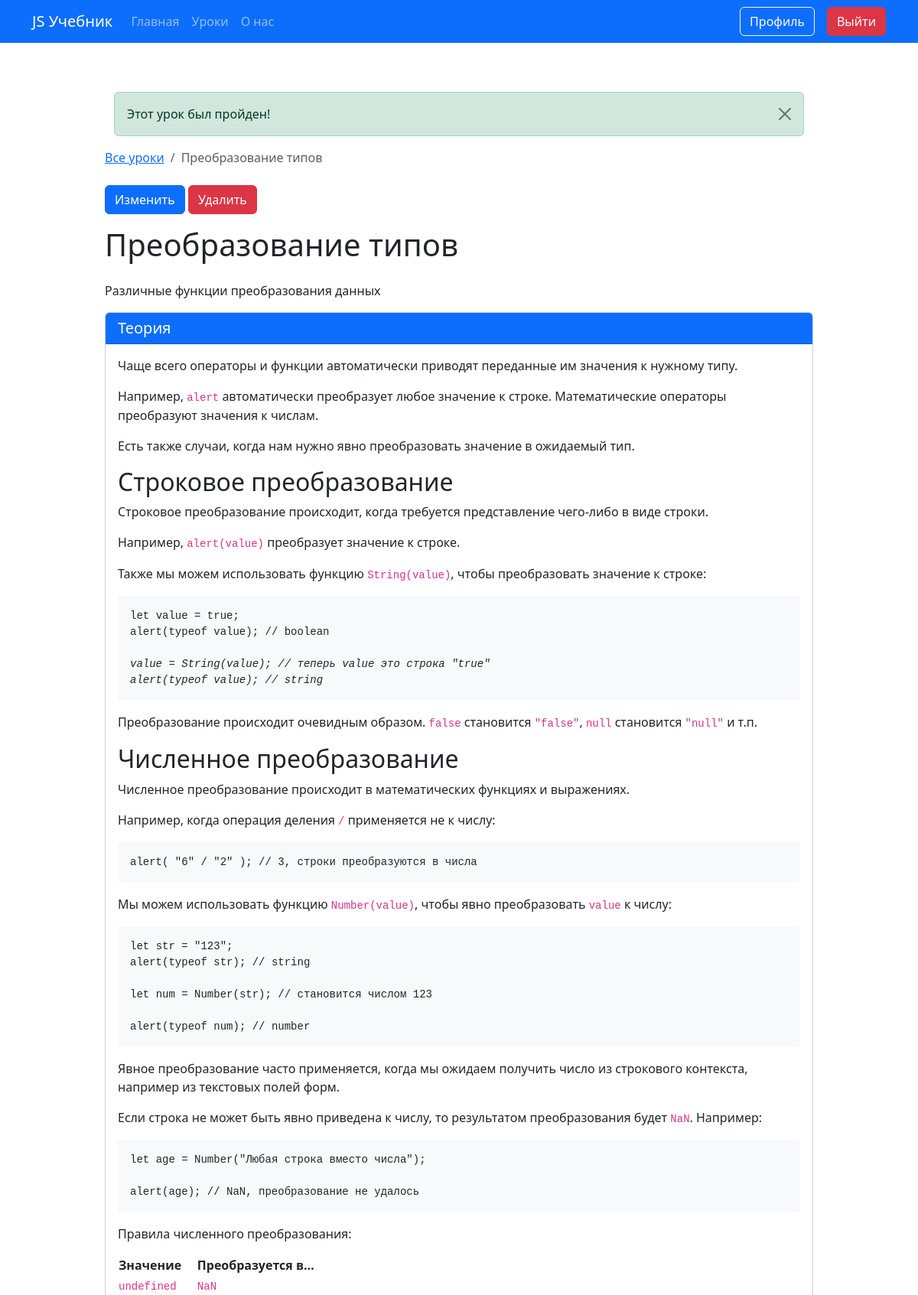
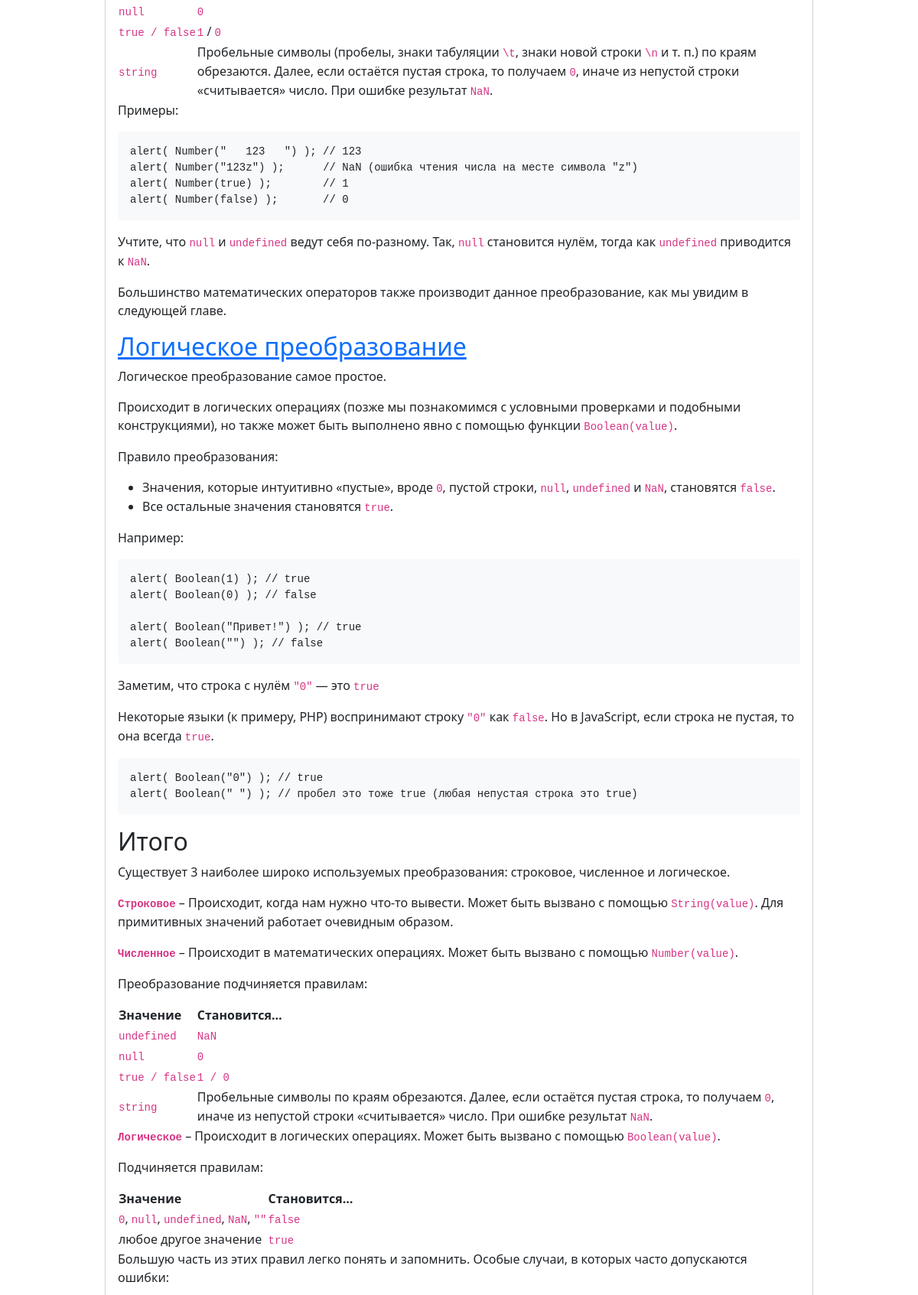
Page /lesson/2 (signed in, upper part) on the committed database (2 pictures, top to bottom).
### app.py (models this page shows, shortened)
class Lesson(db.Model):
    id = db.Column(db.Integer, primary_key=True)
    title = db.Column(db.String(100), nullable=False)
    description = db.Column(db.String(100), nullable=False)
    content = db.Column(db.Text, nullable=False)
    task = db.Column(db.Text, nullable=False)
    solution = db.Column(db.Text, nullable=False)
    userSolution = db.relationship('UserSolution', backref='lesson', lazy=True)

### app.py (the view, shortened to what this page needs)
@app.route('/lesson/<int:id>', methods=['GET', 'POST'])
def lesson(id):
    if not 'name' in session:
        flash("Для продолжения  необходимо войти!", category="success")
        return redirect('/auth')
    less = Lesson.query.get(id)
    count = Lesson.query.count()
    prev_lesson = Lesson.query.filter(Lesson.id < id)\
                            .order_by(Lesson.id.desc()).first()
    next_lesson = Lesson.query.filter(Lesson.id > id)\
                            .order_by(Lesson.id.asc()).first()
    total_user = Users.query.filter_by(email=session['name']).first()
    existing_solution = UserSolution.query.filter_by(
            user_id=total_user.id,
            lesson_id=id
        ).first()
    return render_template("lesson.html",less=less,count=count,id=id,prev_lesson=prev_lesson,
                         next_lesson=next_lesson,existing_solution=existing_solution)

### app.py (called while the page is built)
@app.context_processor
def inject_user():
    def get_user_name():
        if 'name' in session:
            return Users.query.filter_by(email=session['name']).first()
    return dict(active_user=get_user_name())

### templates/lesson.html (shortened to what this page needs)
{% extends 'base.html' %}
{% block main %}
        <div class="row">
            <div class="col-lg-10 mx-auto">
              {%if existing_solution.is_correct%}
                <div class="container">
                  <div class="alert alert-success alert-dismissible fade show mt-3" role="alert">
                      Этот урок был пройден!
                      <button type="button" class="btn-close" data-bs-dismiss="alert" aria-label="Close"></button>
                    </div>
              </div>
                {%endif%}
                <nav aria-label="breadcrumb" class="mb-4">
                    <ol class="breadcrumb">
                        <li class="breadcrumb-item"><a href="/lessons">Все уроки</a></li>
                        <li class="breadcrumb-item active" aria-current="page">{{less.title}}</li>
                    </ol>
                </nav>
                {%if 'name' in session and active_user.root==1%}
                <button
                type="button"
                class="btn btn-primary mb-3"
                data-bs-toggle="modal"
                data-bs-target="#exampleModal"
              >
                Изменить
              </button>
              <a href="/delete-lesson/{{less.id}}" class="btn btn-danger mb-3">Удалить</a>
              {%endif%}
                <h1 class="mb-4">{{less.title}}</h1>
                <p>{{less.description}}</p>
                <div class="card mb-4">
                    <div class="card-header bg-primary text-white">
                        <h5 class="mb-0">Теория</h5>
                    </div>
                    <div class="card-body">
                        {% autoescape false %} {{less.content}} {% endautoescape %}
                    </div>
                </div>
            </div>
        </div>
        <link rel="stylesheet" href="https://cdnjs.cloudflare.com/ajax/libs/highlight.js/11.7.0/styles/default.min.css">
    {% endblock %}

### static/css/style.css (style rules this page uses)
html, body { height: 100%; margin: 0; }
body { display: flex; flex-direction: column; }
pre { background-color: #f8f9fa; padding: 1rem; border-radius: 0.25rem; }
.card { transition: transform 0.3s, box-shadow 0.3s; }

### rows in the picture
Lesson: title "Преобразование типов", description "Различные функции преобразования данных", content "Чаще всего операторы и функции автоматически приводят переданные им значения к нужному типу. Например, alert автоматически преобразует любое значение к строке. Математические операторы преобразуют значения к числам. Есть также случаи, когда нам нужно явно преобразовать значение в ожидаемый тип. Строковое преобразование Строковое преобразование происходит, когда требуется представление чего-либо в виде строки. Например, alert(value) преобразует значение к строке. Также мы можем использовать функцию String(value) , чтобы преобразовать значение к строке: let value = true ; alert ( typeof value ) ; // boolean value = String ( value ) ; // теперь value это строка \"true\" alert ( typeof value ) ;…"
